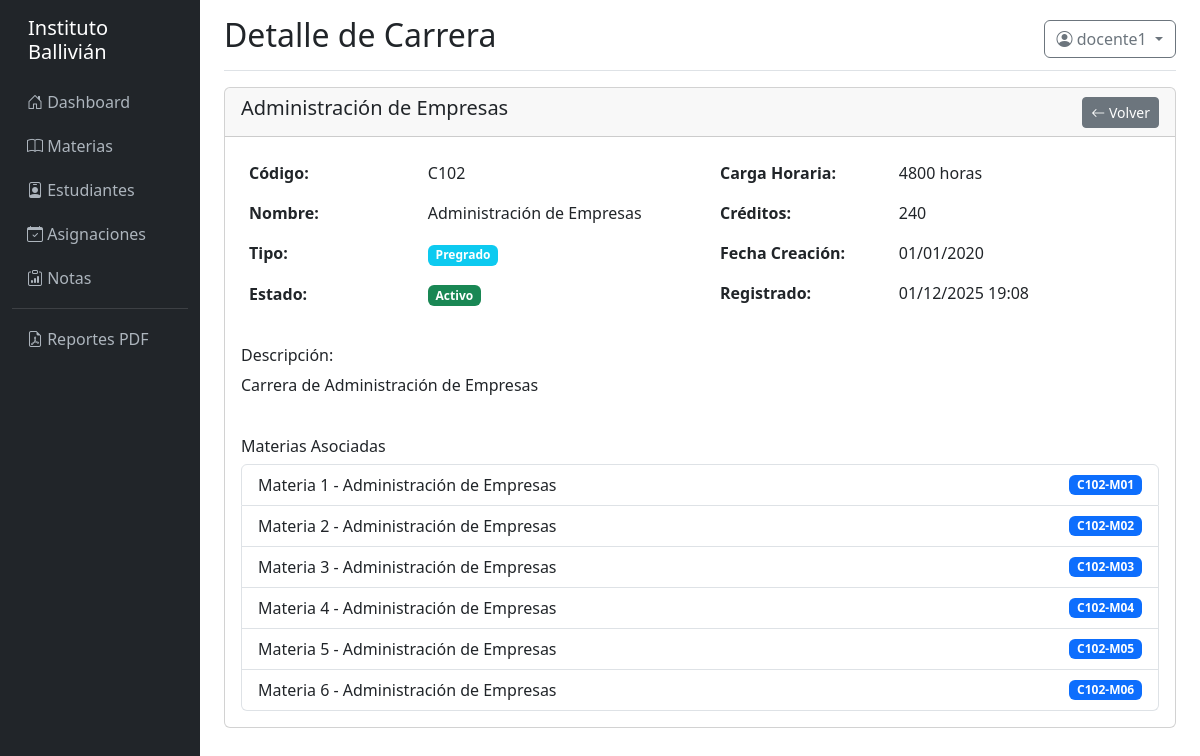
/carreras/2 (signed in), run on the app's committed database.
### models/__init__.py (models this page shows, shortened)
class Usuario(UserMixin, db.Model):
    __tablename__ = 'usuario'
    id = db.Column(db.Integer, primary_key=True)
    username = db.Column(db.String(100), unique=True, nullable=False)
    email = db.Column(db.String(150))
    password_hash = db.Column(db.String(255), nullable=False)
    persona_id = db.Column(db.Integer, db.ForeignKey('persona.id'))
    estudiante_id = db.Column(db.Integer, db.ForeignKey('estudiante.id'))
    docente_id = db.Column(db.Integer, db.ForeignKey('docente.id'))
    activo = db.Column(db.Boolean, default=True)
    ultimo_login = db.Column(db.DateTime)
    created_at = db.Column(db.DateTime, default=datetime.utcnow)
    updated_at = db.Column(db.DateTime, onupdate=datetime.utcnow)
    roles = db.relationship('Rol', secondary=usuario_rol, backref='usuarios')
    def tiene_permiso(self, nombre_permiso):
        for rol in self.roles:
            for permiso in rol.permisos:
                if permiso.nombre == nombre_permiso:
                    return True
        return False

class Carrera(db.Model):
    __tablename__ = 'carrera'
    id = db.Column(db.Integer, primary_key=True)
    codigo = db.Column(db.String(30), unique=True, nullable=False)
    nombre = db.Column(db.String(255), nullable=False)
    descripcion = db.Column(db.Text)
    tipo = db.Column(db.Enum('Pregrado', 'Tecnico', 'Posgrado', 'Diplomado', 'Otro'), default='Pregrado')
    carga_horaria = db.Column(db.Integer, default=0)
    creditos = db.Column(db.Integer)
    fecha_creacion = db.Column(db.Date)
    activo = db.Column(db.Boolean, default=True)
    created_at = db.Column(db.DateTime, default=datetime.utcnow)
    updated_at = db.Column(db.DateTime, onupdate=datetime.utcnow)
    materias = db.relationship('Materia', backref='carrera', lazy=True, cascade='all, delete-orphan')
    inscripciones = db.relationship('Inscripcion', backref='carrera', lazy=True)
    asignaciones = db.relationship('Asignacion', backref='carrera', lazy=True)

class Materia(db.Model):
    __tablename__ = 'materia'
    id = db.Column(db.Integer, primary_key=True)
    codigo = db.Column(db.String(50), unique=True, nullable=False)
    nombre = db.Column(db.String(255), nullable=False)
    descripcion = db.Column(db.Text)
    carga_horaria = db.Column(db.Integer, default=0)
    horas_teoricas = db.Column(db.Integer, default=0)
    horas_practicas = db.Column(db.Integer, default=0)
    creditos = db.Column(db.Integer, default=0)
    semestre = db.Column(db.Integer)
    prerequisito_id = db.Column(db.Integer, db.ForeignKey('materia.id'))
    carrera_id = db.Column(db.Integer, db.ForeignKey('carrera.id'))
    requerido_para_semestre = db.Column(db.Boolean, default=False)
    activo = db.Column(db.Boolean, default=True)
    created_at = db.Column(db.DateTime, default=datetime.utcnow)
    updated_at = db.Column(db.DateTime, onupdate=datetime.utcnow)
    asignaciones = db.relationship('Asignacion', backref='materia', lazy=True, cascade='all, delete-orphan')

### controllers/carrera_controller.py (the view)
@carrera_bp.route('/<int:id>')
@login_required
def detalle(id):
    carrera = Carrera.query.get_or_404(id)
    return render_template('carrera/detalle.html', carrera=carrera)

### utils/helpers.py (called while the page is built)
def format_date(date_obj):
    if date_obj:
        return date_obj.strftime('%d/%m/%Y')
    return ''

def format_datetime(datetime_obj):
    if datetime_obj:
        return datetime_obj.strftime('%d/%m/%Y %H:%M')
    return ''

### templates/carrera/detalle.html (shortened to what this page needs)
{% extends "base.html" %}
{% block page_title %}Detalle de Carrera{% endblock %}
{% block content %}
<div class="card">
    <div class="card-header d-flex justify-content-between align-items-center">
        <h5>{{ carrera.nombre }}</h5>
        <div>
            <a href="{{ url_for('carrera.index') }}" class="btn btn-secondary btn-sm">
                <i class="bi bi-arrow-left"></i> Volver
            </a>
        </div>
    </div>
    <div class="card-body">
        <div class="row">
            <div class="col-md-6">
                <table class="table table-borderless">
                    <tr>
                        <th width="40%">Código:</th>
                        <td>{{ carrera.codigo }}</td>
                    </tr>
                    <tr>
                        <th>Nombre:</th>
                        <td>{{ carrera.nombre }}</td>
                    </tr>
                    <tr>
                        <th>Tipo:</th>
                        <td><span class="badge bg-info">{{ carrera.tipo }}</span></td>
                    </tr>
                    <tr>
                        <th>Estado:</th>
                        <td>
                            {% if carrera.activo %}
                                <span class="badge bg-success">Activo</span>
                            {% else %}
                                <span class="badge bg-secondary">Inactivo</span>
                            {% endif %}
                        </td>
                    </tr>
                </table>
            </div>
            <div class="col-md-6">
                <table class="table table-borderless">
                    <tr>
                        <th width="40%">Carga Horaria:</th>
                        <td>{{ carrera.carga_horaria }} horas</td>
                    </tr>
                    <tr>
                        <th>Créditos:</th>
                        <td>{{ carrera.creditos }}</td>
                    </tr>
                    <tr>
                        <th>Fecha Creación:</th>
                        <td>{{ carrera.fecha_creacion|format_date }}</td>
                    </tr>
                    <tr>
                        <th>Registrado:</th>
                        <td>{{ carrera.created_at|format_datetime }}</td>
                    </tr>
                </table>
            </div>
        </div>
        {% if carrera.descripcion %}
        <div class="row mt-3">
            <div class="col-md-12">
                <h6>Descripción:</h6>
                <p>{{ carrera.descripcion }}</p>
            </div>
        </div>
        {% endif %}
        <div class="row mt-4">
            <div class="col-md-12">
                <h6>Materias Asociadas</h6>
                {% if carrera.materias %}
                <ul class="list-group">
                    {% for materia in carrera.materias %}
                    <li class="list-group-item d-flex justify-content-between align-items-center">
                        {{ materia.nombre }}
                        <span class="badge bg-primary">{{ materia.codigo }}</span>
                    </li>
                    {% endfor %}
                </ul>
                {% else %}
                <p class="text-muted">No hay materias asociadas a esta carrera.</p>
                {% endif %}
            </div>
        </div>
    </div>
</div>
{% endblock %}

### templates/base.html (shortened to what this page needs)
<!DOCTYPE html>
<html lang="es">
<head>
    <link href="https://cdn.jsdelivr.net/npm/bootstrap@5.3.0/dist/css/bootstrap.min.css" rel="stylesheet">
    <link rel="stylesheet" href="https://cdn.jsdelivr.net/npm/bootstrap-icons@1.11.0/font/bootstrap-icons.css">
</head>
<body>
    <div class="container-fluid">
        <div class="row">
            {% if current_user.is_authenticated %}
            <nav class="col-md-2 col-lg-2 d-md-block sidebar">
                <div class="position-sticky pt-3">
                    <h5 class="text-white px-3 mb-3">Instituto Ballivián</h5>
                    <ul class="nav flex-column">
                        <li class="nav-item">
                            <a class="nav-link" href="{{ url_for('main.dashboard') }}">
                                <i class="bi bi-house-door"></i> Dashboard
                            </a>
                        </li>
                        {% if current_user.tiene_permiso('ver_materias') %}
                        <li class="nav-item">
                            <a class="nav-link" href="{{ url_for('materia.index') }}">
                                <i class="bi bi-book"></i> Materias
                            </a>
                        </li>
                        {% endif %}
                        {% if current_user.tiene_permiso('ver_estudiantes') %}
                        <li class="nav-item">
                            <a class="nav-link" href="{{ url_for('estudiante.index') }}">
                                <i class="bi bi-person-badge"></i> Estudiantes
                            </a>
                        </li>
                        {% endif %}
                        {% if current_user.tiene_permiso('ver_asignaciones') %}
                        <li class="nav-item">
                            <a class="nav-link" href="{{ url_for('asignacion.index') }}">
                                <i class="bi bi-calendar-check"></i> Asignaciones
                            </a>
                        </li>
                        {% endif %}
                        {% if current_user.tiene_permiso('ver_notas') %}
                        <li class="nav-item">
                            <a class="nav-link" href="{{ url_for('nota.index') }}">
                                <i class="bi bi-clipboard-data"></i> Notas
                            </a>
                        </li>
                        {% endif %}
                        <hr class="text-white-50 my-2">
                        <li class="nav-item">
                            <a class="nav-link" href="{{ url_for('reporte.index') }}">
                                <i class="bi bi-file-earmark-pdf"></i> Reportes PDF
                            </a>
                        </li>
                    </ul>
                </div>
            </nav>
            {% endif %}
            <main class="col-md-10 ms-sm-auto col-lg-10 px-md-4">
                {% if current_user.is_authenticated %}
                <div class="d-flex justify-content-between flex-wrap flex-md-nowrap align-items-center pt-3 pb-2 mb-3 border-bottom">
                    <h1 class="h2">{% block page_title %}Dashboard{% endblock %}</h1>
                    <div class="btn-toolbar mb-2 mb-md-0">
                        <div class="dropdown">
                            <button class="btn btn-outline-secondary dropdown-toggle" type="button" id="userDropdown" data-bs-toggle="dropdown">
                                <i class="bi bi-person-circle"></i> {{ current_user.username }}
                            </button>
                        </div>
                    </div>
                </div>
                {% endif %}
                {% block content %}{% endblock %}
            </main>
        </div>
    </div>
</body>
</html>

### templates/base.html (style rules this page uses)
.sidebar { min-height: 100vh; background-color: #212529; }
.sidebar a { color: #adb5bd; text-decoration: none; padding: 10px 15px; display: block; }

### data on the page
Usuario: username "docente1"
Carrera: nombre "Administración de Empresas", codigo "C102", tipo "Pregrado", carga_horaria "4800", creditos "240", fecha_creacion "01/01/2020", created_at "01/12/2025 19:08", descripcion "Carrera de Administración de Empresas"
Materia: nombre "Materia 1 - Administración de Empresas", codigo "C102-M01"
Materia: nombre "Materia 2 - Administración de Empresas", codigo "C102-M02"
Materia: nombre "Materia 3 - Administración de Empresas", codigo "C102-M03"
Materia: nombre "Materia 4 - Administración de Empresas", codigo "C102-M04"
Materia: nombre "Materia 5 - Administración de Empresas", codigo "C102-M05"
Materia: nombre "Materia 6 - Administración de Empresas", codigo "C102-M06"
